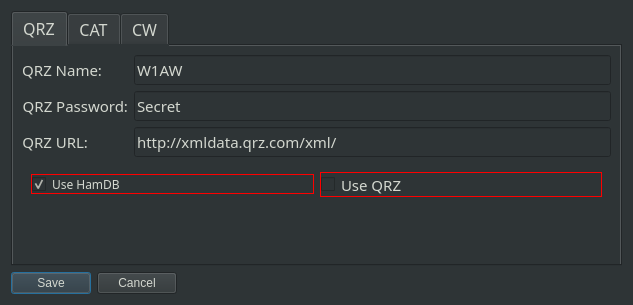
<?xml version="1.0" encoding="UTF-8"?>
<ui version="4.0">
 <class>Dialog</class>
 <widget class="QDialog" name="Dialog">
  <property name="geometry">
   <rect>
    <x>0</x>
    <y>0</y>
    <width>633</width>
    <height>305</height>
   </rect>
  </property>
  <property name="minimumSize">
   <size>
    <width>0</width>
    <height>0</height>
   </size>
  </property>
  <property name="windowTitle">
   <string>Settings</string>
  </property>
  <property name="styleSheet">
   <string notr="true">background-color: rgb(46, 52, 54);
color: rgb(211, 215, 207);</string>
  </property>
  <layout class="QGridLayout" name="gridLayout">
   <item row="0" column="0">
    <widget class="QTabWidget" name="tabWidget">
     <property name="sizePolicy">
      <sizepolicy hsizetype="MinimumExpanding" vsizetype="MinimumExpanding">
       <horstretch>0</horstretch>
       <verstretch>0</verstretch>
      </sizepolicy>
     </property>
     <property name="font">
      <font>
       <family>JetBrains Mono</family>
       <pointsize>12</pointsize>
      </font>
     </property>
     <property name="currentIndex">
      <number>0</number>
     </property>
     <widget class="QWidget" name="tab">
      <property name="font">
       <font>
        <family>JetBrains Mono</family>
        <pointsize>12</pointsize>
       </font>
      </property>
      <attribute name="title">
       <string>QRZ</string>
      </attribute>
      <layout class="QFormLayout" name="formLayout">
       <item row="0" column="0">
        <widget class="QLabel" name="label">
         <property name="font">
          <font>
           <family>JetBrains Mono</family>
           <pointsize>11</pointsize>
           <bold>false</bold>
          </font>
         </property>
         <property name="text">
          <string>QRZ Name:</string>
         </property>
         <property name="alignment">
          <set>Qt::AlignRight|Qt::AlignTrailing|Qt::AlignVCenter</set>
         </property>
        </widget>
       </item>
       <item row="0" column="1">
        <widget class="QLineEdit" name="qrzname_field">
         <property name="font">
          <font>
           <family>JetBrains Mono</family>
           <pointsize>11</pointsize>
           <bold>false</bold>
          </font>
         </property>
         <property name="text">
          <string>W1AW</string>
         </property>
        </widget>
       </item>
       <item row="2" column="0">
        <widget class="QLabel" name="label_2">
         <property name="font">
          <font>
           <family>JetBrains Mono</family>
           <pointsize>11</pointsize>
           <bold>false</bold>
          </font>
         </property>
         <property name="text">
          <string>QRZ Password:</string>
         </property>
         <property name="alignment">
          <set>Qt::AlignRight|Qt::AlignTrailing|Qt::AlignVCenter</set>
         </property>
        </widget>
       </item>
       <item row="2" column="1">
        <widget class="QLineEdit" name="qrzpass_field">
         <property name="font">
          <font>
           <family>JetBrains Mono</family>
           <pointsize>11</pointsize>
           <bold>false</bold>
          </font>
         </property>
         <property name="text">
          <string>Secret</string>
         </property>
        </widget>
       </item>
       <item row="4" column="0">
        <widget class="QLabel" name="label_3">
         <property name="font">
          <font>
           <family>JetBrains Mono</family>
           <pointsize>11</pointsize>
           <bold>false</bold>
          </font>
         </property>
         <property name="text">
          <string>QRZ URL:</string>
         </property>
         <property name="alignment">
          <set>Qt::AlignRight|Qt::AlignTrailing|Qt::AlignVCenter</set>
         </property>
        </widget>
       </item>
       <item row="4" column="1">
        <widget class="QLineEdit" name="qrzurl_field">
         <property name="font">
          <font>
           <family>JetBrains Mono</family>
           <pointsize>11</pointsize>
           <bold>false</bold>
          </font>
         </property>
         <property name="text">
          <string>http://xmldata.qrz.com/xml/</string>
         </property>
        </widget>
       </item>
       <item row="6" column="0" colspan="2">
        <widget class="QWidget" name="widget_3" native="true">
         <property name="minimumSize">
          <size>
           <width>0</width>
           <height>0</height>
          </size>
         </property>
         <layout class="QHBoxLayout" name="horizontalLayout_3">
          <item>
           <widget class="QCheckBox" name="usehamdb_checkBox">
            <property name="enabled">
             <bool>true</bool>
            </property>
            <property name="font">
             <font>
              <family>JetBrains Mono</family>
             </font>
            </property>
            <property name="styleSheet">
             <string notr="true">border: 1px solid red;</string>
            </property>
            <property name="text">
             <string>Use HamDB</string>
            </property>
            <property name="checked">
             <bool>true</bool>
            </property>
           </widget>
          </item>
          <item>
           <widget class="QCheckBox" name="useqrz_checkBox">
            <property name="font">
             <font>
              <family>JetBrains Mono</family>
              <pointsize>11</pointsize>
              <bold>false</bold>
             </font>
            </property>
            <property name="autoFillBackground">
             <bool>false</bool>
            </property>
            <property name="styleSheet">
             <string notr="true">border: 1px solid red;</string>
            </property>
            <property name="text">
             <string>Use QRZ</string>
            </property>
           </widget>
          </item>
         </layout>
        </widget>
       </item>
      </layout>
     </widget>
     <widget class="QWidget" name="tab_2">
      <attribute name="title">
       <string>CAT</string>
      </attribute>
      <layout class="QFormLayout" name="formLayout_2">
       <item row="0" column="0" colspan="2">
        <widget class="QLabel" name="label_4">
         <property name="font">
          <font>
           <family>JetBrains Mono</family>
           <kerning>true</kerning>
          </font>
         </property>
         <property name="text">
          <string>Rig Control</string>
         </property>
         <property name="alignment">
          <set>Qt::AlignCenter</set>
         </property>
        </widget>
       </item>
       <item row="1" column="0">
        <widget class="QLabel" name="label_6">
         <property name="font">
          <font>
           <family>JetBrains Mono</family>
           <pointsize>11</pointsize>
           <bold>false</bold>
          </font>
         </property>
         <property name="text">
          <string>Host:</string>
         </property>
         <property name="alignment">
          <set>Qt::AlignRight|Qt::AlignTrailing|Qt::AlignVCenter</set>
         </property>
        </widget>
       </item>
       <item row="1" column="1">
        <widget class="QLineEdit" name="rigcontrolip_field">
         <property name="font">
          <font>
           <family>JetBrains Mono</family>
           <pointsize>11</pointsize>
           <bold>false</bold>
          </font>
         </property>
         <property name="text">
          <string>127.0.0.1</string>
         </property>
        </widget>
       </item>
       <item row="3" column="0">
        <widget class="QLabel" name="label_7">
         <property name="font">
          <font>
           <family>JetBrains Mono</family>
           <pointsize>11</pointsize>
           <bold>false</bold>
          </font>
         </property>
         <property name="text">
          <string>Port:</string>
         </property>
         <property name="alignment">
          <set>Qt::AlignRight|Qt::AlignTrailing|Qt::AlignVCenter</set>
         </property>
        </widget>
       </item>
       <item row="3" column="1">
        <widget class="QLineEdit" name="rigcontrolport_field">
         <property name="font">
          <font>
           <family>JetBrains Mono</family>
           <pointsize>11</pointsize>
           <bold>false</bold>
          </font>
         </property>
         <property name="text">
          <string>4532</string>
         </property>
        </widget>
       </item>
       <item row="8" column="0" colspan="2">
        <widget class="QWidget" name="widget" native="true">
         <property name="minimumSize">
          <size>
           <width>0</width>
           <height>0</height>
          </size>
         </property>
         <layout class="QHBoxLayout" name="horizontalLayout">
          <item>
           <widget class="QRadioButton" name="radioButton_flrig">
            <property name="font">
             <font>
              <family>JetBrains Mono</family>
             </font>
            </property>
            <property name="toolTip">
             <string extracomment="Connect to FLRIG XMLRPC Server"/>
            </property>
            <property name="text">
             <string>FLRIG</string>
            </property>
           </widget>
          </item>
          <item>
           <widget class="QRadioButton" name="radioButton_rigctld">
            <property name="font">
             <font>
              <family>JetBrains Mono</family>
             </font>
            </property>
            <property name="toolTip">
             <string extracomment="Connect to rigctld daemon"/>
            </property>
            <property name="text">
             <string>rigcltd</string>
            </property>
           </widget>
          </item>
          <item>
           <widget class="QRadioButton" name="radioButton_none">
            <property name="font">
             <font>
              <family>JetBrains Mono</family>
             </font>
            </property>
            <property name="toolTip">
             <string extracomment="Use no rig control"/>
            </property>
            <property name="text">
             <string>None</string>
            </property>
            <property name="checked">
             <bool>true</bool>
            </property>
           </widget>
          </item>
         </layout>
        </widget>
       </item>
      </layout>
     </widget>
     <widget class="QWidget" name="tab_3">
      <attribute name="title">
       <string>CW</string>
      </attribute>
      <layout class="QFormLayout" name="formLayout_3">
       <item row="0" column="0">
        <widget class="QLabel" name="label_10">
         <property name="font">
          <font>
           <family>JetBrains Mono</family>
           <pointsize>12</pointsize>
          </font>
         </property>
         <property name="text">
          <string>CW_Address:</string>
         </property>
         <property name="alignment">
          <set>Qt::AlignRight|Qt::AlignTrailing|Qt::AlignVCenter</set>
         </property>
        </widget>
       </item>
       <item row="0" column="1">
        <widget class="QLineEdit" name="cwip_field">
         <property name="font">
          <font>
           <family>JetBrains Mono</family>
           <pointsize>12</pointsize>
          </font>
         </property>
         <property name="text">
          <string>localhost</string>
         </property>
        </widget>
       </item>
       <item row="1" column="0">
        <widget class="QLabel" name="label_11">
         <property name="font">
          <font>
           <family>JetBrains Mono</family>
           <pointsize>12</pointsize>
          </font>
         </property>
         <property name="text">
          <string>CW_Port:</string>
         </property>
         <property name="alignment">
          <set>Qt::AlignRight|Qt::AlignTrailing|Qt::AlignVCenter</set>
         </property>
        </widget>
       </item>
       <item row="1" column="1">
        <widget class="QLineEdit" name="cwport_field">
         <property name="font">
          <font>
           <family>JetBrains Mono</family>
           <pointsize>12</pointsize>
          </font>
         </property>
         <property name="text">
          <string>6789</string>
         </property>
        </widget>
       </item>
       <item row="2" column="0" colspan="2">
        <widget class="QWidget" name="widget_2" native="true">
         <property name="minimumSize">
          <size>
           <width>31</width>
           <height>22</height>
          </size>
         </property>
         <layout class="QHBoxLayout" name="horizontalLayout_2">
          <item>
           <widget class="QRadioButton" name="usecwdaemon_radioButton">
            <property name="font">
             <font>
              <family>JetBrains Mono</family>
              <pointsize>12</pointsize>
             </font>
            </property>
            <property name="text">
             <string>cwdaemon</string>
            </property>
           </widget>
          </item>
          <item>
           <widget class="QRadioButton" name="usepywinkeyer_radioButton">
            <property name="font">
             <font>
              <family>JetBrains Mono</family>
              <pointsize>12</pointsize>
             </font>
            </property>
            <property name="text">
             <string>PyWinkeyer</string>
            </property>
           </widget>
          </item>
          <item>
           <widget class="QRadioButton" name="radioButton_5">
            <property name="font">
             <font>
              <family>JetBrains Mono</family>
              <pointsize>12</pointsize>
             </font>
            </property>
            <property name="text">
             <string>None</string>
            </property>
           </widget>
          </item>
         </layout>
        </widget>
       </item>
      </layout>
     </widget>
    </widget>
   </item>
   <item row="1" column="0">
    <widget class="QDialogButtonBox" name="buttonBox">
     <property name="sizePolicy">
      <sizepolicy hsizetype="Maximum" vsizetype="Fixed">
       <horstretch>0</horstretch>
       <verstretch>0</verstretch>
      </sizepolicy>
     </property>
     <property name="font">
      <font>
       <family>JetBrains Mono</family>
       <pointsize>11</pointsize>
       <bold>true</bold>
      </font>
     </property>
     <property name="layoutDirection">
      <enum>Qt::LeftToRight</enum>
     </property>
     <property name="orientation">
      <enum>Qt::Horizontal</enum>
     </property>
     <property name="standardButtons">
      <set>QDialogButtonBox::Cancel|QDialogButtonBox::Save</set>
     </property>
     <property name="centerButtons">
      <bool>true</bool>
     </property>
    </widget>
   </item>
  </layout>
 </widget>
 <resources/>
 <connections>
  <connection>
   <sender>buttonBox</sender>
   <signal>accepted()</signal>
   <receiver>Dialog</receiver>
   <slot>accept()</slot>
   <hints>
    <hint type="sourcelabel">
     <x>248</x>
     <y>254</y>
    </hint>
    <hint type="destinationlabel">
     <x>157</x>
     <y>274</y>
    </hint>
   </hints>
  </connection>
  <connection>
   <sender>buttonBox</sender>
   <signal>rejected()</signal>
   <receiver>Dialog</receiver>
   <slot>reject()</slot>
   <hints>
    <hint type="sourcelabel">
     <x>316</x>
     <y>260</y>
    </hint>
    <hint type="destinationlabel">
     <x>286</x>
     <y>274</y>
    </hint>
   </hints>
  </connection>
 </connections>
</ui>
